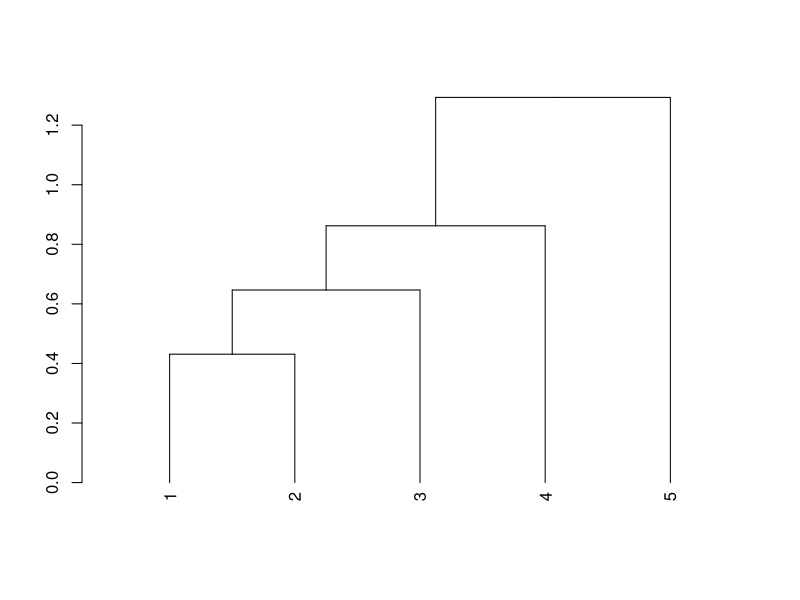

Write R code to recreate this figure.
library(cluster)
x = c(1,3,4,7,9, 14, 16, 17)
y= c(9.5, 8.5,8, 6.5, 5.5, 3, 2, 1.5)

z= c(1,3,6,10,16);

df = data.frame(z)

agn <- agnes(x=df, diss = FALSE, stand = TRUE, method = "single")
DendAgn <-as.dendrogram(agn)
plot(DendAgn)



#create vectors -- these will be our columns
a <- c(0,2,0,2,1)
b <- c(0,0,2,2,1)

c <- c(2,3,5,6,4)
d <- c(6,3,5,2,4)

M <- cbind(c,d)

cov(M)